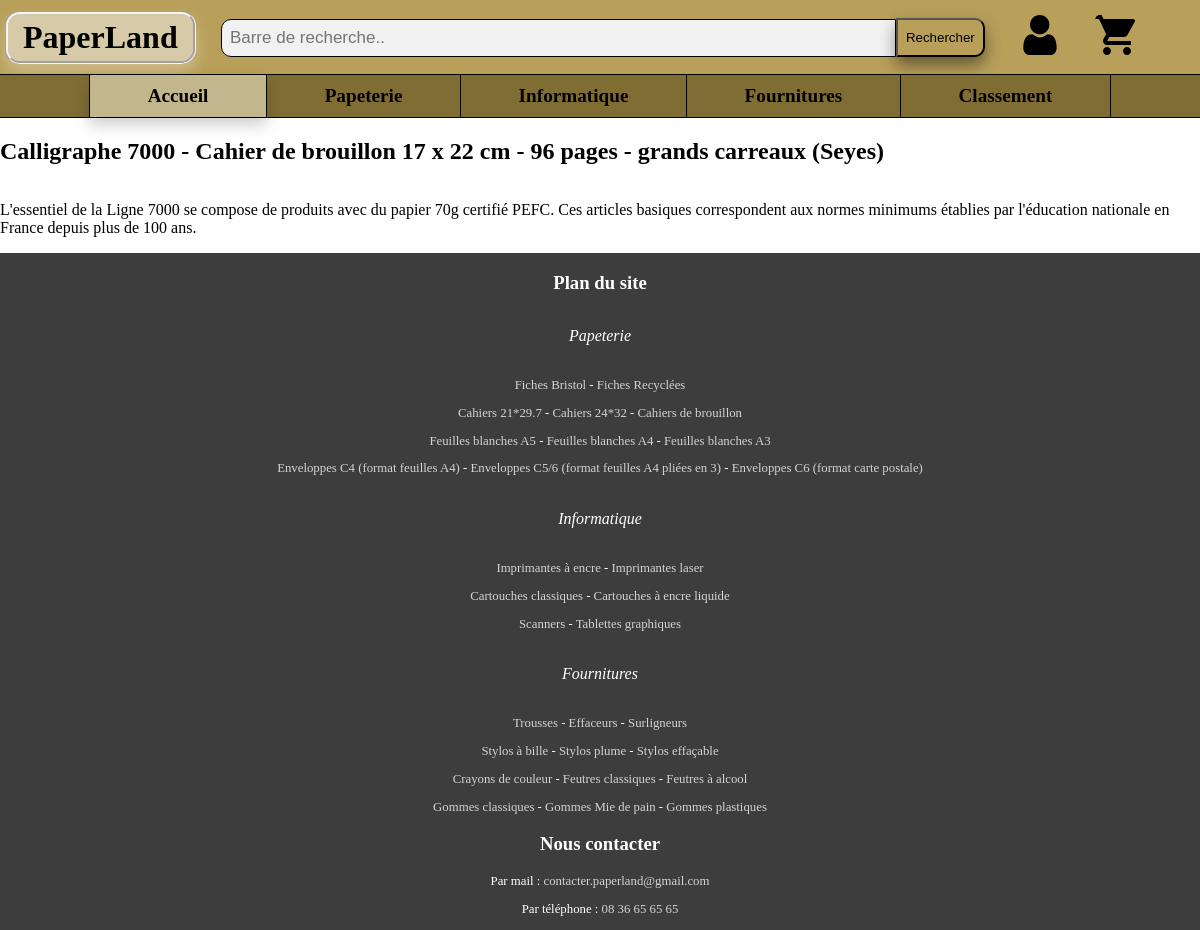
/cahiers/1, run on the app's committed database.
### tables this page shows
CREATE TABLE Product (
  id INTEGER NOT NULL UNIQUE,
  name TEXT NOT NULL UNIQUE,
  category TEXT,
  price REAL,
  image TEXT,
  description TEXT,
  PRIMARY KEY(id AUTOINCREMENT),
  FOREIGN KEY(category) REFERENCES Category(name)
);

### dev/views.py (the view)
@app.route('/<category>/<id_product>')
def product(category:str, id_product:int):
    return render_template("product.html", product=db.get_product_by_id(id_product))

### dev/db.py (called while the page is built)
def get_db():
    if 'db' not in g:
        g.db = sqlite3.connect(
            current_app.config['DATABASE'],
            detect_types=sqlite3.PARSE_DECLTYPES
        )
        g.db.row_factory = sqlite3.Row
    return g.db

def gestion_db(function):
    def function_decorator(*args):
        db = get_db()
        cur = db.cursor()
        f = function(*args, cursor=cur)
        db.commit()
        cur.close()
        return f
    return function_decorator

@gestion_db
def get_product_by_id(id:int, /, cursor:sqlite3.Cursor=None):
    for p in cursor.execute(f"SELECT * FROM product WHERE id='{str(id)}'"):
        product = models.Product()
        product.id = p[0]
        product.name = p[1]
        product.category = p[2]
        product.price = p[3]
        product.image = p[4]
        product.description = p[5]
        return product

### dev/templates/product.html (shortened to what this page needs)
{% extends 'base.html' %}
{% block content %}
<h2 id="product-name">{{ product.name }}</h2>
<p id="product-description">{{ product.description }}</p>
{% endblock %}

### dev/static/css/style-base.css (style rules this page uses)
body { margin: 0; padding: 0; background-image: url('../img/background.jpg'); background-size: cover; display: flex; flex-flow: column; min-height: 100vh; }

### data on the page
Product: name "Calligraphe 7000 - Cahier de brouillon 17 x 22 cm - 96 pages - grands carreaux (Seyes)", description "L'essentiel de la Ligne 7000 se compose de produits avec du papier 70g certifié PEFC. Ces articles basiques correspondent aux normes minimums établies par l'éducation nationale en France depuis plus de 100 ans."
